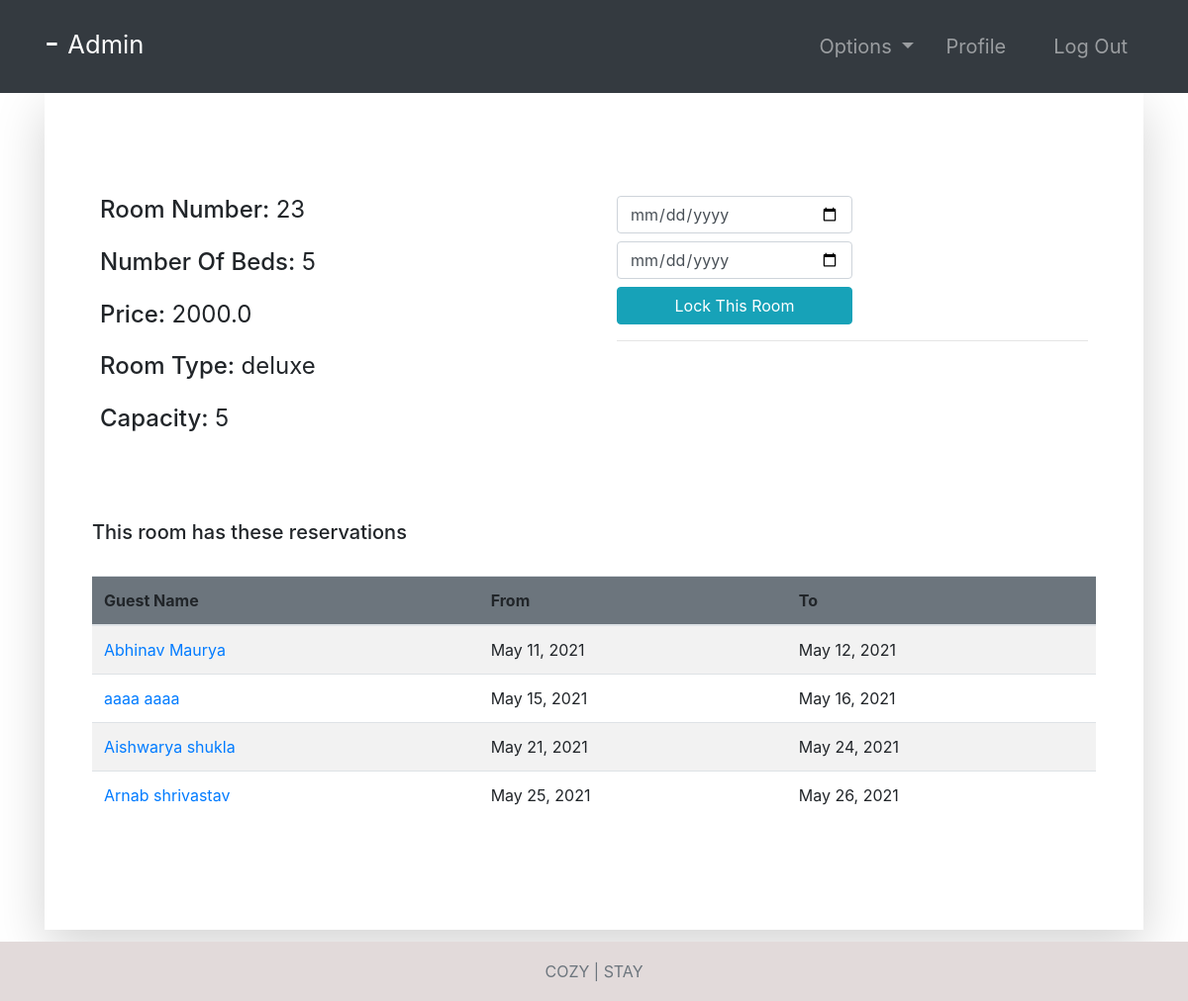
The page /room-profile/23/ (signed in) on the database its author committed.
### room/models.py (models this page shows, shortened)
class Room(models.Model):
    ROOM_TYPES = (
        ('King', 'King'),
        ('Luxury', 'Luxury'),
        ('Normal', 'Normal'),
        ('Economic', 'Economic'),
    )
    number = models.IntegerField(primary_key=True)
    capacity = models.SmallIntegerField()
    numberOfBeds = models.SmallIntegerField()
    roomType = models.CharField(max_length=20, choices=ROOM_TYPES)
    price = models.FloatField()
    statusStartDate = models.DateField(null=True)
    statusEndDate = models.DateField(null=True)

class Booking(models.Model):
    roomNumber = models.ForeignKey(Room, on_delete=models.CASCADE)
    guest = models.ForeignKey(Guest, null=True, on_delete=models.CASCADE)
    dateOfReservation = models.DateField(default=timezone.now)
    startDate = models.DateField()
    endDate = models.DateField()

### accounts/models.py (models this page shows, shortened)
class Guest(models.Model):
    user = models.OneToOneField(User, null=True, on_delete=models.CASCADE)
    phoneNumber = PhoneNumberField(unique=True)

### room/views.py (the view, shortened to what this page needs)
# urls.py: path('room-profile/<str:id>/', room_profile, name="room-profile"),
@login_required(login_url='login')
def room_profile(request, id):
    role = str(request.user.groups.all()[0])
    path = role + "/"
    tempRoom = Room.objects.get(number=id)
    bookings = Booking.objects.filter(roomNumber=tempRoom)
    guests = Guest.objects.all()
    bookings2 = Booking.objects.all()
    context = {
        "role": role,
        "bookings": bookings,
        "room": tempRoom,
        "guests": guests,
        "bookings2": bookings2
    }
    return render(request, path + "room-profile.html", context)

### Templates/admin/room-profile.html
{% extends '../index.html' %}
{% block context %}
{% include '../common_pages/room-profile.html' %}
{% endblock %}

### Templates/incs/nav.html (shortened to what this page needs)
<nav class="navbar navbar-dark bg-dark navbar-expand-lg py-3 " role="navigation">
    <div class="container">
        <a href="" class="navbar-brand">
            <h2 class="text-capitalize">
                {{ request.user.first_name }} {{ request.user.last_name }} -
                <small>
                    {{ role }}
                </small>
            </h2>
        </a>
        <div class="collapse navbar-collapse" id="navbarTags">
            <ul class="navbar-nav ml-auto">
                <li class="nav-item dropdown p-2">
                    <a class="nav-link dropdown-toggle" href="#" id="navbarDropdown" role="button"
                        data-toggle="dropdown" aria-haspopup="true" aria-expanded="false">
                        Options
                    </a>
                </li>
                <li class="nav-item mr-3 p-2">
                    {% if role == 'staff' or role == 'receptionist' or role == 'admin' or role == 'manager' %}
                    <a href="{% url 'employee-profile' user.id %}" class="nav-link">Profile</a>
                    {% endif %}
                </li>
                <li class="nav-item p-2 ">
                    <a href="{% url 'logout' %}" class="nav-link">Log Out</a>
                </li>
            </ul>
        </div>
    </div>
</nav>

### Templates/common_pages/room-profile.html (shortened to what this page needs)
<div class="container">
    <div class="shadow-lg p-5">
        <div class="row mt-5">
            <div class="col-6">
                <div class="p-2 h4">
                    <span>Room Number:</span>
                    <span class="font-weight-normal">{{room.number}}</span>
                </div>
                <div class="p-2 h4">
                    <span>Number Of Beds:</span>
                    <span class="font-weight-normal">{{room.numberOfBeds}}</span>
                </div>
                <div class="p-2 h4">
                    <span>Price:</span>
                    <span class="font-weight-normal">{{room.price}}</span>
                </div>
                <div class="p-2 h4">
                    <span>Room Type:</span>
                    <span class="font-weight-normal">{{ room.roomType }}</span>
                </div>
                <div class="p-2 h4">
                    <span>Capacity: </span>
                    <span class="font-weight-normal">{{room.capacity}}</span>
                </div>
            </div>
            <div class="col-6">
                {% if role == "manager" or role == "admin" %}
                <div class="p-2 h4 ">
                    <form action="" method="POST">
                        <input type="date" placeholder="Enter Start Date" name="bsd" required
                            class="form-control w-50 mb-2">
                        <input type="date" placeholder="Enter End Date" name="bed" required
                            class="form-control w-50 mb-2">
                        <button name="lockRoom" type="submit" class="btn btn-info w-50">Lock This Room</button>
                        <br>
                    </form>
                    <form action="" method="POST">
                        <hr>
                    </form>
                </div>
                {% endif %}
                <br>
            </div>
        </div>
        <br>
        <div class="table-responsive table-striped my-5">
            <div class="table-header row">
                <div class="col-sm-12 col-md-12 col-lg-4 mb-4">
                    <h5>This room has these reservations</h5>
                </div>
            </div>
            <table class="table table-hover table-striped">
                <thead class="bg-secondary rounded">
                    <tr>
                        {% if role != 'guest' %} <th>Guest Name</th> {% endif %}
                        <th>From </th>
                        <th>To</th>
                    </tr>
                </thead>
                <tbody>
                    {% for bo in bookings %}
                    <tr>
                        {% if role != 'guest' %} <td><a href="{% url 'guest-profile' bo.guest.user.id %}">
                                {{bo.guest.user.first_name}}
                                {{bo.guest.user.last_name}}</a></td>
                        {%endif %}
                        <td>{{bo.startDate}}</td>
                        <td>{{bo.endDate}}</td>
                    </tr>
                    {% endfor %}
                </tbody>
            </table>
        </div>
    </div>
</div>

### static/css/main.css (style rules this page uses)
* { margin: 0; padding: 0; -webkit-font-smoothing: antialiased; }
body { position: relative; }
nav .nav-item { font-size: 20px; }

### rows shown on the page
Room: number "23", numberOfBeds "5", price "2000.0", roomType "deluxe", capacity "5"
Booking: guest.user.first_name "Abhinav", guest.user.last_name "Maurya", startDate "May 11, 2021", endDate "May 12, 2021"
Booking: guest.user.first_name "aaaa", guest.user.last_name "aaaa", startDate "May 15, 2021", endDate "May 16, 2021"
Booking: guest.user.first_name "Aishwarya", guest.user.last_name "shukla", startDate "May 21, 2021", endDate "May 24, 2021"
Booking: guest.user.first_name "Arnab", guest.user.last_name "shrivastav", startDate "May 25, 2021", endDate "May 26, 2021"

### other values the page prints
{{ role }} "Admin"
